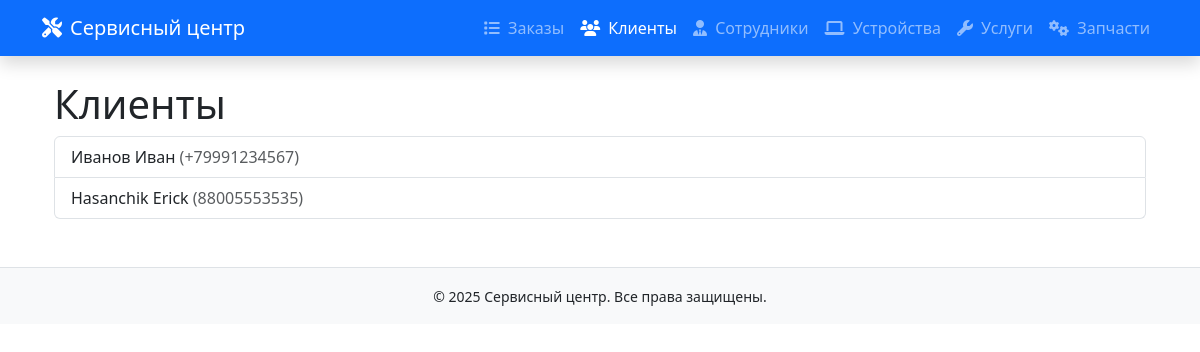
/serv/clients/, run on the app's committed database.
### SAMserv/models.py (models this page shows, shortened)
class Client(models.Model):
    phone_number = models.CharField(max_length=20)
    email = models.CharField(max_length=100)
    last_name = models.CharField(max_length=25)
    first_name = models.CharField(max_length=25)
    middle_name = models.CharField(max_length=25, blank=True, null=True)

### SAMserv/views.py (the view)
# urls.py: path('clients/', views.client_list, name='client-list'),
def client_list(request):
    clients = Client.objects.all()
    return render(request, 'clients/client_list.html', {'clients': clients})

### SAMserv/templates/clients/client_list.html (shortened to what this page needs)
{% extends 'base.html' %}
{% block content %}
<div class="container">
    <h1>Клиенты</h1>
    <ul class="list-group">
        {% for client in clients %}
            <li class="list-group-item">
                {{ client.last_name }} {{ client.first_name }}
                <span class="text-muted">({{ client.phone_number }})</span>
            </li>
        {% empty %}
            <li class="list-group-item">Нет клиентов</li>
        {% endfor %}
    </ul>
</div>
{% endblock %}

### data on the page
Client: last_name "Иванов", first_name "Иван", phone_number "+79991234567"
Client: last_name "Hasanchik", first_name "Erick", phone_number "88005553535"
